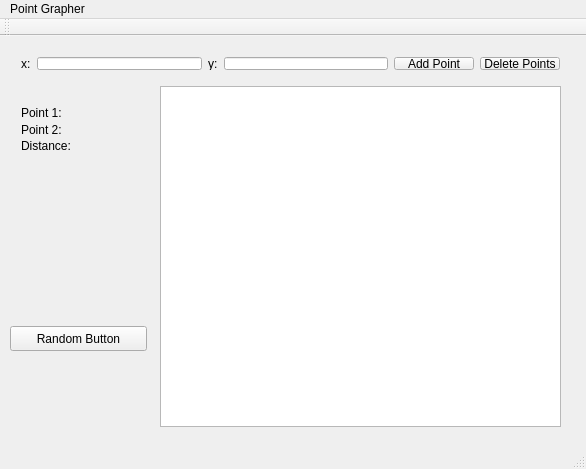
<?xml version="1.0" encoding="UTF-8"?>
<ui version="4.0">
 <class>PlotWindow</class>
 <widget class="QMainWindow" name="PlotWindow">
  <property name="geometry">
   <rect>
    <x>0</x>
    <y>0</y>
    <width>586</width>
    <height>469</height>
   </rect>
  </property>
  <property name="windowTitle">
   <string>PlotWindow</string>
  </property>
  <widget class="QWidget" name="centralWidget">
   <widget class="QGraphicsView" name="plotGraphicsView">
    <property name="geometry">
     <rect>
      <x>160</x>
      <y>50</y>
      <width>401</width>
      <height>341</height>
     </rect>
    </property>
   </widget>
   <widget class="QWidget" name="layoutWidget">
    <property name="geometry">
     <rect>
      <x>10</x>
      <y>10</y>
      <width>561</width>
      <height>35</height>
     </rect>
    </property>
    <layout class="QHBoxLayout" name="horizontalLayout_2">
     <item>
      <layout class="QHBoxLayout" name="horizontalLayout">
       <item>
        <widget class="QLabel" name="yLabel">
         <property name="text">
          <string>x:</string>
         </property>
        </widget>
       </item>
       <item>
        <widget class="QLineEdit" name="xCoord"/>
       </item>
       <item>
        <widget class="QLabel" name="xLabel">
         <property name="text">
          <string>y:</string>
         </property>
        </widget>
       </item>
       <item>
        <widget class="QLineEdit" name="yCoord"/>
       </item>
      </layout>
     </item>
     <item>
      <widget class="QPushButton" name="addButton">
       <property name="text">
        <string>Add Point</string>
       </property>
      </widget>
     </item>
     <item>
      <widget class="QPushButton" name="deletePoints">
       <property name="autoFillBackground">
        <bool>false</bool>
       </property>
       <property name="text">
        <string>Delete Points</string>
       </property>
      </widget>
     </item>
    </layout>
   </widget>
   <widget class="QWidget" name="layoutWidget">
    <property name="geometry">
     <rect>
      <x>10</x>
      <y>60</y>
      <width>141</width>
      <height>66</height>
     </rect>
    </property>
    <layout class="QVBoxLayout" name="verticalLayout">
     <item>
      <widget class="QLabel" name="point1Label">
       <property name="text">
        <string>Point 1:</string>
       </property>
      </widget>
     </item>
     <item>
      <widget class="QLabel" name="point2Label">
       <property name="text">
        <string>Point 2:</string>
       </property>
      </widget>
     </item>
     <item>
      <widget class="QLabel" name="distanceLabel">
       <property name="text">
        <string>Distance:</string>
       </property>
      </widget>
     </item>
    </layout>
   </widget>
   <widget class="QPushButton" name="randomButton">
    <property name="geometry">
     <rect>
      <x>10</x>
      <y>290</y>
      <width>137</width>
      <height>25</height>
     </rect>
    </property>
    <property name="text">
     <string>Random Button</string>
    </property>
   </widget>
  </widget>
  <widget class="QMenuBar" name="menuBar">
   <property name="geometry">
    <rect>
     <x>0</x>
     <y>0</y>
     <width>586</width>
     <height>22</height>
    </rect>
   </property>
   <widget class="QMenu" name="menuPoint_Grapher">
    <property name="title">
     <string>Point Grapher</string>
    </property>
   </widget>
   <addaction name="menuPoint_Grapher"/>
  </widget>
  <widget class="QToolBar" name="mainToolBar">
   <attribute name="toolBarArea">
    <enum>TopToolBarArea</enum>
   </attribute>
   <attribute name="toolBarBreak">
    <bool>false</bool>
   </attribute>
  </widget>
  <widget class="QStatusBar" name="statusBar"/>
 </widget>
 <layoutdefault spacing="6" margin="11"/>
 <resources/>
 <connections/>
</ui>
